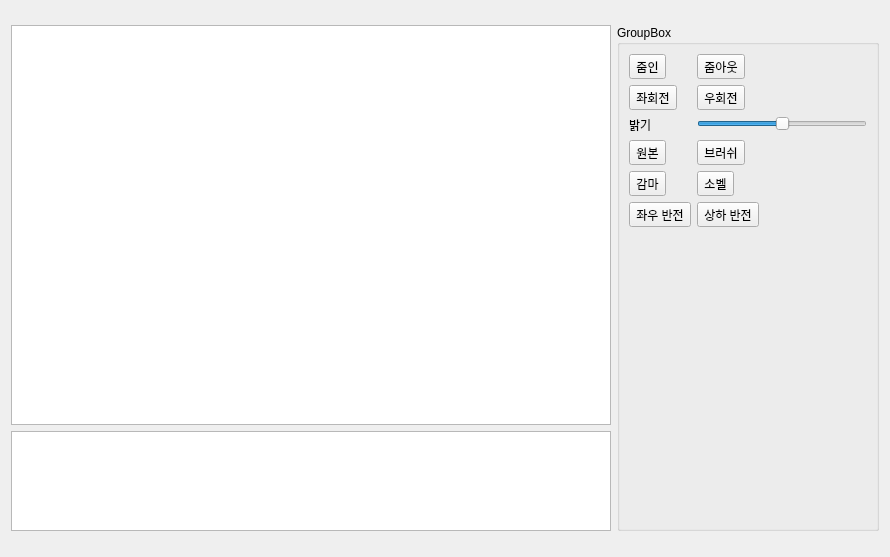
<?xml version="1.0" encoding="UTF-8"?>
<ui version="4.0">
 <class>ImageAlbum</class>
 <widget class="QWidget" name="ImageAlbum">
  <property name="geometry">
   <rect>
    <x>0</x>
    <y>0</y>
    <width>890</width>
    <height>557</height>
   </rect>
  </property>
  <property name="windowTitle">
   <string>Form</string>
  </property>
  <layout class="QFormLayout" name="formLayout">
   <item row="0" column="0">
    <layout class="QVBoxLayout" name="verticalLayout">
     <item>
      <widget class="QGraphicsView" name="graphicsView">
       <property name="minimumSize">
        <size>
         <width>600</width>
         <height>400</height>
        </size>
       </property>
       <property name="maximumSize">
        <size>
         <width>600</width>
         <height>400</height>
        </size>
       </property>
       <property name="baseSize">
        <size>
         <width>600</width>
         <height>400</height>
        </size>
       </property>
      </widget>
     </item>
     <item>
      <widget class="QListWidget" name="listWidget">
       <property name="minimumSize">
        <size>
         <width>600</width>
         <height>100</height>
        </size>
       </property>
       <property name="maximumSize">
        <size>
         <width>600</width>
         <height>100</height>
        </size>
       </property>
       <property name="baseSize">
        <size>
         <width>600</width>
         <height>80</height>
        </size>
       </property>
       <property name="flow">
        <enum>QListView::LeftToRight</enum>
       </property>
       <property name="resizeMode">
        <enum>QListView::Adjust</enum>
       </property>
       <property name="viewMode">
        <enum>QListView::IconMode</enum>
       </property>
      </widget>
     </item>
    </layout>
   </item>
   <item row="0" column="1">
    <widget class="QSplitter" name="splitter">
     <property name="orientation">
      <enum>Qt::Horizontal</enum>
     </property>
     <widget class="QGroupBox" name="groupBox">
      <property name="title">
       <string>GroupBox</string>
      </property>
      <layout class="QFormLayout" name="formLayout_2">
       <item row="0" column="0">
        <widget class="QToolButton" name="ZoomIn">
         <property name="text">
          <string>줌인</string>
         </property>
        </widget>
       </item>
       <item row="0" column="1">
        <widget class="QToolButton" name="ZoomOut">
         <property name="text">
          <string>줌아웃</string>
         </property>
        </widget>
       </item>
       <item row="1" column="0">
        <widget class="QToolButton" name="LeftRotate">
         <property name="text">
          <string>좌회전</string>
         </property>
        </widget>
       </item>
       <item row="1" column="1">
        <widget class="QToolButton" name="RightRotate">
         <property name="text">
          <string>우회전</string>
         </property>
        </widget>
       </item>
       <item row="2" column="0">
        <widget class="QLabel" name="label">
         <property name="text">
          <string>밝기</string>
         </property>
         <property name="buddy">
          <cstring>horizontalSlider</cstring>
         </property>
        </widget>
       </item>
       <item row="2" column="1">
        <widget class="QSlider" name="horizontalSlider">
         <property name="minimum">
          <number>-70</number>
         </property>
         <property name="maximum">
          <number>70</number>
         </property>
         <property name="orientation">
          <enum>Qt::Horizontal</enum>
         </property>
         <property name="tickPosition">
          <enum>QSlider::NoTicks</enum>
         </property>
        </widget>
       </item>
       <item row="3" column="0">
        <widget class="QToolButton" name="OrigImage">
         <property name="text">
          <string>원본</string>
         </property>
        </widget>
       </item>
       <item row="3" column="1">
        <widget class="QToolButton" name="Brush">
         <property name="text">
          <string>브러쉬</string>
         </property>
        </widget>
       </item>
       <item row="4" column="0">
        <widget class="QToolButton" name="Gamma">
         <property name="text">
          <string>감마</string>
         </property>
        </widget>
       </item>
       <item row="4" column="1">
        <widget class="QToolButton" name="Sobel">
         <property name="text">
          <string>소벨</string>
         </property>
        </widget>
       </item>
       <item row="5" column="0">
        <widget class="QToolButton" name="VReverse">
         <property name="text">
          <string>좌우 반전</string>
         </property>
        </widget>
       </item>
       <item row="5" column="1">
        <widget class="QToolButton" name="HReverse">
         <property name="text">
          <string>상하 반전</string>
         </property>
        </widget>
       </item>
      </layout>
     </widget>
    </widget>
   </item>
  </layout>
 </widget>
 <resources/>
 <connections/>
</ui>
